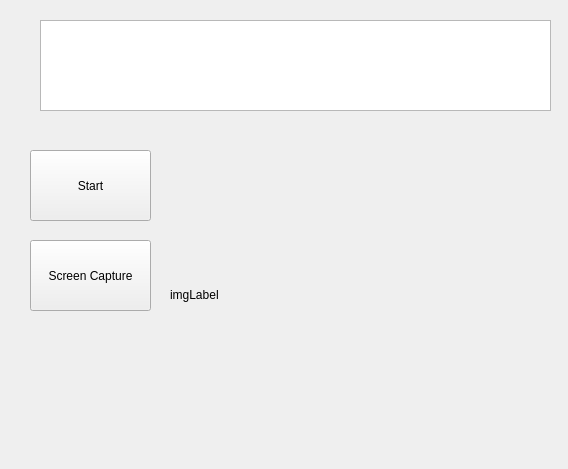
<?xml version="1.0" encoding="UTF-8"?>
<ui version="4.0">
 <class>Dialog</class>
 <widget class="QDialog" name="Dialog">
  <property name="geometry">
   <rect>
    <x>0</x>
    <y>0</y>
    <width>568</width>
    <height>469</height>
   </rect>
  </property>
  <property name="windowTitle">
   <string>Dialog</string>
  </property>
  <widget class="QToolButton" name="toolButton">
   <property name="geometry">
    <rect>
     <x>30</x>
     <y>150</y>
     <width>121</width>
     <height>71</height>
    </rect>
   </property>
   <property name="text">
    <string>Start</string>
   </property>
  </widget>
  <widget class="QToolButton" name="toolButton_2">
   <property name="geometry">
    <rect>
     <x>30</x>
     <y>240</y>
     <width>121</width>
     <height>71</height>
    </rect>
   </property>
   <property name="text">
    <string>Screen Capture</string>
   </property>
  </widget>
  <widget class="QTextBrowser" name="textBrowser">
   <property name="geometry">
    <rect>
     <x>40</x>
     <y>20</y>
     <width>511</width>
     <height>91</height>
    </rect>
   </property>
  </widget>
  <widget class="QLabel" name="label">
   <property name="geometry">
    <rect>
     <x>170</x>
     <y>150</y>
     <width>370</width>
     <height>290</height>
    </rect>
   </property>
   <property name="text">
    <string>imgLabel</string>
   </property>
  </widget>
 </widget>
 <resources/>
 <connections/>
</ui>
